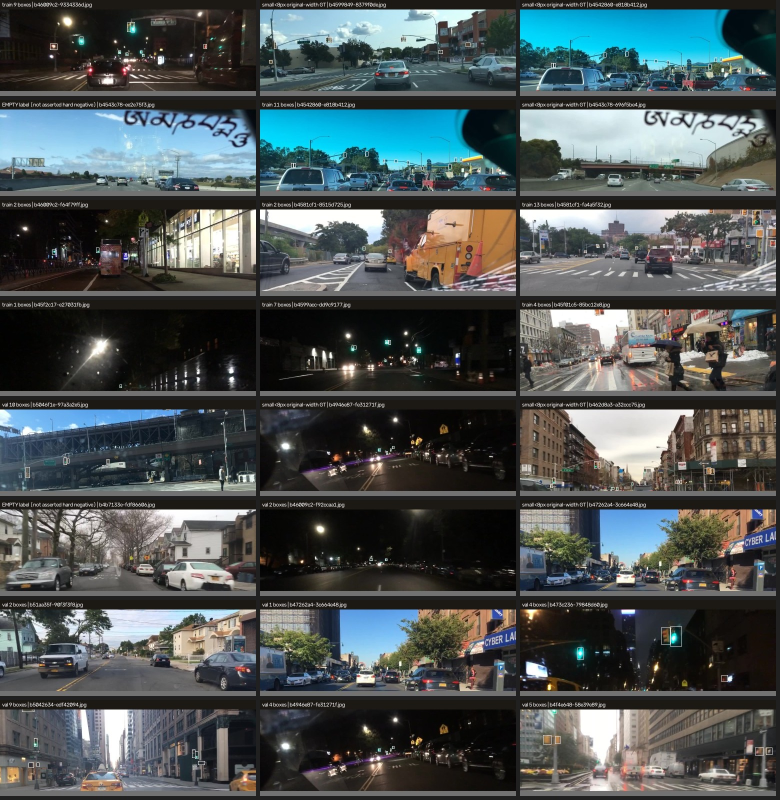
#> input picture research/b05l_specialist/reports/assets/B05L/dataset_audit_samples.jpg, 1560 x 1600 px (shown at 1/2 size)
$ python -i lane_runtime.py   (imports and definitions only)
#> lines starting #> are read from the running program, lines starting #| are printed output that depends on the picture; after the words box and inside, x2 and y2 are one past the last pixel; in counts of white or black regions, pixels touching at a corner belong together
"""Small front-camera lane candidate extractor for PC/RK3566 replay.

This is deliberately a CPU-friendly geometric adapter. It produces lane
*candidates* for the HMI and carries an experimental marker; it is not a lane
segmentation or road-model accuracy claim.
"""

from __future__ import annotations

from dataclasses import dataclass
from typing import Any

import cv2
import numpy as np


@dataclass(frozen=True)
class LaneEstimate:
    lanes: dict[str, dict[str, Any]]
    coverage: float
    source: str = "OPENCV_HOUGH_EXPERIMENTAL"

    def as_metadata(self) -> dict[str, Any]:
        return {
            "left": dict(self.lanes.get("left", {})),
            "right": dict(self.lanes.get("right", {})),
            "coverage": round(float(self.coverage), 4),
            "source": self.source,
            "validation": "EXPERIMENTAL",
        }


class FrontLaneCandidate:
    """Track two forward lane boundaries with a bounded EMA."""

    def __init__(self, ema: float = 0.35, max_width: int = 320, update_stride: int = 1, max_missed: int = 6) -> None:
        self.ema = float(np.clip(ema, 0.0, 1.0))
        self.max_width = max(160, int(max_width))
        self.update_stride = max(1, int(update_stride))
        self.max_missed = max(1, int(max_missed))
        self._calls = 0
        self._last_estimate = LaneEstimate({}, 0.0, self.source_name)
        self._lines: dict[str, tuple[float, float] | None] = {"left": None, "right": None}
        self._missed = {"left": 0, "right": 0}

    def reset(self) -> None:
        self._lines = {"left": None, "right": None}
        self._missed = {"left": 0, "right": 0}
        self._calls = 0
        self._last_estimate = LaneEstimate({}, 0.0, self.source_name)

    @staticmethod
    def _candidate_lines(frame: np.ndarray) -> list[tuple[float, float, float]]:
        height, width = frame.shape[:2]
        y0 = int(height * 0.48)
        roi = frame[y0:, :]
        hsv = cv2.cvtColor(roi, cv2.COLOR_BGR2HSV)
        gray = cv2.cvtColor(roi, cv2.COLOR_BGR2GRAY)
        # White/yellow road markings plus edges. The mask avoids most tree and
        # vehicle texture while retaining the painted lines.
        white = (hsv[:, :, 1] < 85) & (hsv[:, :, 2] > 125)
        yellow = (hsv[:, :, 0] >= 12) & (hsv[:, :, 0] <= 42) & (hsv[:, :, 1] > 65) & (hsv[:, :, 2] > 100)
        color = ((white | yellow).astype(np.uint8) * 255)
        edges = cv2.Canny(gray, 60, 150)
        mask = cv2.bitwise_or(edges, color)
        polygon = np.zeros_like(mask)
        cv2.fillPoly(
            polygon,
            [np.array([
                (int(width * 0.04), roi.shape[0] - 1),
                (int(width * 0.96), roi.shape[0] - 1),
                (int(width * 0.60), int(roi.shape[0] * 0.04)),
                (int(width * 0.40), int(roi.shape[0] * 0.04)),
            ], dtype=np.int32)],
            255,
        )
        mask = cv2.bitwise_and(mask, polygon)
        lines = cv2.HoughLinesP(mask, 1, np.pi / 180, threshold=max(18, int(width * 0.018)), minLineLength=max(24, int(width * 0.06)), maxLineGap=max(20, int(width * 0.035)))
        candidates: list[tuple[float, float, float]] = []
        if lines is None:
            return candidates
        # OpenCV may return either ``(N, 1, 4)`` or ``(N, 4)`` depending on
        # the build; flattening the leading dimensions keeps this runtime
        # portable between the PC wheel and RK3566's OpenCV build.
        for raw in np.asarray(lines).reshape(-1, 4):
            x1, y1, x2, y2 = (float(value) for value in raw)
            dx, dy = x2 - x1, y2 - y1
            if abs(dx) < 3 or abs(dy) < 6:
                continue
            slope = dy / dx
            if abs(slope) < 0.25 or abs(slope) > 8.0:
                continue
            # x_at_bottom in full-frame coordinates, plus line length.
            x_bottom = x1 + (roi.shape[0] - 1 - y1) * dx / dy
            if not (-0.25 * width <= x_bottom <= 1.25 * width):
                continue
            candidates.append((slope, x_bottom, float(np.hypot(dx, dy))))
        return candidates

    @staticmethod
    def _world_points(line: tuple[float, float], width: int, height: int) -> list[dict[str, float]]:
        slope, x_bottom = line
        # Image y samples are mapped to display-only ground distances. This is
        # a stable visualization mapping until camera calibration is available.
        zs = (4.0, 8.0, 16.0, 30.0, 48.0)
        ys = (height * 0.96, height * 0.88, height * 0.76, height * 0.63, height * 0.55)
        points = []
        for y, z in zip(ys, zs):
            # ``slope`` is dy/dx from the image line.  Convert to dx/dy for
            # sampling x at each image y; otherwise a steep lane line would
            # fan out in the wrong direction in the pseudo-world view.
            dx_per_dy = 1.0 / slope if abs(slope) > 1e-6 else 0.0
            x = x_bottom + (y - height * 0.96) * dx_per_dy
            lateral = (x / max(1.0, width) - 0.5) * 10.0
            points.append({"x": round(float(lateral), 3), "z": float(z)})
        return points

    def update(self, frame: np.ndarray) -> LaneEstimate:
        self._calls += 1
        if self._calls > 1 and (self._calls - 1) % self.update_stride:
            return self._last_estimate
        if frame is None or not isinstance(frame, np.ndarray) or frame.ndim != 3:
            self._last_estimate = LaneEstimate({}, 0.0, self.source_name)
            return self._last_estimate
        # Hough cost grows quickly with image area. The detector already uses
        # a 512x288 canvas, so a bounded 320px lane canvas keeps the CPU
        # adapter useful on both the PC and RK3566 without changing the
        # pseudo-world contract.
        if frame.shape[1] > self.max_width:
            scale = self.max_width / float(frame.shape[1])
            frame = cv2.resize(frame, (self.max_width, max(1, int(round(frame.shape[0] * scale)))), interpolation=cv2.INTER_AREA)
        height, width = frame.shape[:2]
        candidates = self._candidate_lines(frame)
        selected: dict[str, tuple[float, float, float] | None] = {"left": None, "right": None}
        for item in candidates:
            slope, x_bottom, length = item
            if slope < 0 and x_bottom < width * 0.55:
                if selected["left"] is None or length > selected["left"][2]:
                    selected["left"] = item
            elif slope > 0 and x_bottom > width * 0.45:
                if selected["right"] is None or length > selected["right"][2]:
                    selected["right"] = item

        for side, item in selected.items():
            if item is None:
                self._missed[side] += 1
                if self._missed[side] > self.max_missed:
                    self._lines[side] = None
                continue
            current = (float(item[0]), float(item[1]))
            previous = self._lines[side]
            self._lines[side] = current if previous is None else tuple(self.ema * current[i] + (1.0 - self.ema) * previous[i] for i in range(2))
            self._missed[side] = 0

        lanes: dict[str, dict[str, Any]] = {}
        for side, line in self._lines.items():
            if line is not None:
                lanes[side] = {
                    "points": self._world_points(line, width, height),
                    "style": "unknown",
                    "confidence": round(0.55 if self._missed[side] == 0 else 0.35, 3),
                    "source": self.source_name,
                }
        self._last_estimate = LaneEstimate(lanes, len(lanes) / 2.0, self.source_name)
        return self._last_estimate

    @property
    def source_name(self) -> str:
        return "OPENCV_HOUGH_EXPERIMENTAL"

>>> import cv2
>>> picture = cv2.imread('../../../research/b05l_specialist/reports/assets/B05L/dataset_audit_samples.jpg')
#> picture is the input picture: shape (1600, 1560, 3); mean B, G, R 84.6, 83.9, 76.2
>>> result = FrontLaneCandidate().update(picture)
#> in _candidate_lines, `roi = frame[y0:, :]`:
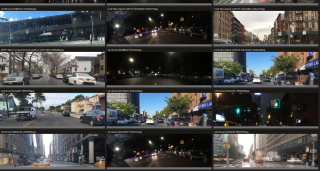
#> roi: shape (171, 320, 3); mean of channels 0, 1, 2 74.6, 75.4, 75.2; drawn as B, G, R
#> in _candidate_lines, `hsv = cv2.cvtColor(roi, cv2.COLOR_BGR2HSV)`: hsv: shape (171, 320, 3); mean H, S, V 48.5, 51, 82.7
#> in _candidate_lines, `gray = cv2.cvtColor(roi, cv2.COLOR_BGR2GRAY)`:
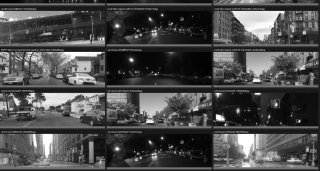
#> gray: shape (171, 320); min 2, max 255, mean 75.2
#> in _candidate_lines, `white = (hsv[:, :, 1] < 85) & (hsv[:, :, 2] > 125)`:
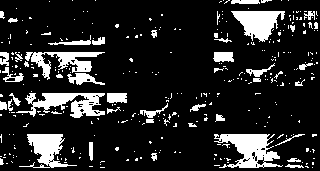
#> white: shape (171, 320) bool; 15.5% white; 334 white regions (288 under 20 px), largest, box (x1, y1, x2, y2) and area: (214, 134, 283, 168) 1265, (16, 93, 105, 118) 1118, (231, 11, 285, 42) 974
#> in _candidate_lines, `yellow = (hsv[:, :, 0] >= 12) & (hsv[:, :, 0] <= 42) & (hsv[:, :, 1] >..`:
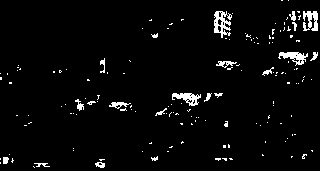
#> yellow: shape (171, 320) bool; 3.5% white in thin lines or dots
#> in _candidate_lines, `color = ((white | yellow).astype(np.uint8) * 255)`: color: shape (171, 320); 18.4% white; 299 white regions (249 under 20 px), largest, box (x1, y1, x2, y2) and area: (214, 134, 283, 168) 1266, (16, 93, 105, 118) 1150, (231, 11, 285, 42) 1004
#> in _candidate_lines, `edges = cv2.Canny(gray, 60, 150)`:
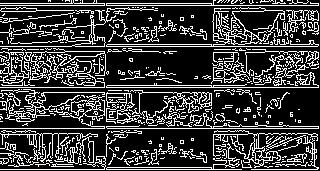
#> edges: shape (171, 320); 23.9% white in thin lines or dots
#> in _candidate_lines, `mask = cv2.bitwise_or(edges, color)`: mask: shape (171, 320); 36.5% white; 234 white regions (173 under 20 px), largest, box (x1, y1, x2, y2) and area: (106, 130, 319, 170) 2438, (106, 7, 319, 47) 2179, (106, 90, 319, 129) 2113
#> in _candidate_lines, `cv2.fillPoly( polygon, [np.array([ (int(width * 0.04), roi.shape[0] - ..`:
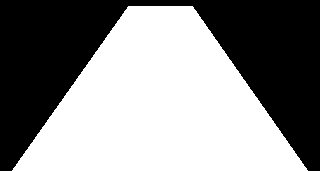
#> polygon: shape (171, 320); 54.4% white; 1 black region, box (x1, y1, x2, y2) and area: (0, 0, 320, 171) 24938
#> in _candidate_lines, `mask = cv2.bitwise_and(mask, polygon)`:
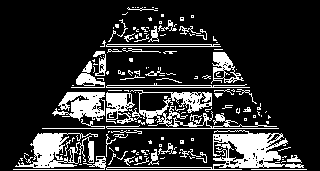
#> mask: shape (171, 320); 18.4% white; 157 white regions (114 under 20 px), largest, box (x1, y1, x2, y2) and area: (106, 130, 304, 170) 2059, (106, 90, 279, 129) 2030, (15, 133, 98, 168) 1312
#> in _candidate_lines, `lines = cv2.HoughLinesP(mask, 1, np.pi / 180, threshold=max(18, int(wi..`: lines = 171 rows, first 6: [13, 169, 306, 169], [42, 128, 278, 128], [35, 138, 118, 147], [33, 142, 159, 153], [56, 109, 139, 101], [53, 112, 129, 103]
#> the loop in _candidate_lines, `for raw in np.asarray(lines).reshape(-1, 4):` made 171 passes
#> (x1, y1, x2, y2, dx, dy) on passes 1, 2, 10: (13, 169, 306, 169, 293, 0), (42, 128, 278, 128, 236, 0), (20, 158, 158, 163, 138, 5)
#> after the loop in _candidate_lines, `for raw in np.asarray(lines).reshape(-1, 4):`: candidates = 16 items, first 6: (0.362, 321.9, 235), (0.36, 327.8, 147.7), (0.363, 332.8, 143.6), (0.7, 377.9, 36.62), (-0.756, -43.4, 107.8), (1, 335, 82.02)
#> the loop in update, `for item in candidates:` made 16 passes
#> (slope, x_bottom, length) on passes 1 to 12: (0.362, 321.9, 235), (0.36, 327.8, 147.7), (0.363, 332.8, 143.6), (0.7, 377.9, 36.62), (-0.756, -43.4, 107.8), (1, 335, 82.02), (1, 333, 89.1), (1.04, 325.9, 82.04), (1.07, 329.3, 58.73), (-1.23, 0.914, 74.65), (0.655, 380.8, 34.67), (0.844, 346.9, 41.87)
#> after the loop in update, `for item in candidates:`: selected = {'left': (-0.756, -43.4, 107.8), 'right': (0.362, 321.9, 235)}
#> the loop in update, `for side, item in selected.items():` made 2 passes
#> after the loop in update, `for side, item in selected.items():`: self._lines = {'left': (-0.756, -43.4), 'right': (0.362, 321.9)}; self._missed = {'left': 0, 'right': 0}
#> the loop in update, `for side, line in self._lines.items():` made 2 passes
#> (side, slope in _world_points, x_bottom in _world_points, zs in _world_points, ys in _world_points) on passes 1 to 2: ('left', -0.756, -43.4, (4, 8, 16, 30, 48), (314.9, 288.6, 249.3, 206.6, 180.4)), ('right', 0.362, 321.9, (4, 8, 16, 30, 48), (314.9, 288.6, 249.3, 206.6, 180.4))
#> after the loop in update, `for side, line in self._lines.items():`: lanes = 2 items
